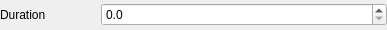
<?xml version="1.0" encoding="UTF-8"?>
<ui version="4.0">
 <class>ParticleAnimationWidget</class>
 <widget class="QWidget" name="ParticleAnimationWidget">
  <property name="geometry">
   <rect>
    <x>0</x>
    <y>0</y>
    <width>387</width>
    <height>30</height>
   </rect>
  </property>
  <property name="windowTitle">
   <string>Form</string>
  </property>
  <property name="locale">
   <locale language="English" country="UnitedStates"/>
  </property>
  <layout class="QVBoxLayout" name="verticalLayout">
   <property name="leftMargin">
    <number>0</number>
   </property>
   <property name="topMargin">
    <number>0</number>
   </property>
   <property name="rightMargin">
    <number>0</number>
   </property>
   <property name="bottomMargin">
    <number>0</number>
   </property>
   <item>
    <layout class="QHBoxLayout" name="horizontalLayout">
     <item>
      <widget class="QLabel" name="durationLabel">
       <property name="sizePolicy">
        <sizepolicy hsizetype="Preferred" vsizetype="Preferred">
         <horstretch>1</horstretch>
         <verstretch>0</verstretch>
        </sizepolicy>
       </property>
       <property name="text">
        <string>Duration</string>
       </property>
       <property name="wordWrap">
        <bool>true</bool>
       </property>
      </widget>
     </item>
     <item>
      <widget class="QDoubleSpinBox" name="durationSpin">
       <property name="sizePolicy">
        <sizepolicy hsizetype="Minimum" vsizetype="Fixed">
         <horstretch>3</horstretch>
         <verstretch>0</verstretch>
        </sizepolicy>
       </property>
       <property name="decimals">
        <number>1</number>
       </property>
       <property name="maximum">
        <double>1000000.000000000000000</double>
       </property>
      </widget>
     </item>
    </layout>
   </item>
  </layout>
 </widget>
 <resources/>
 <connections/>
</ui>
